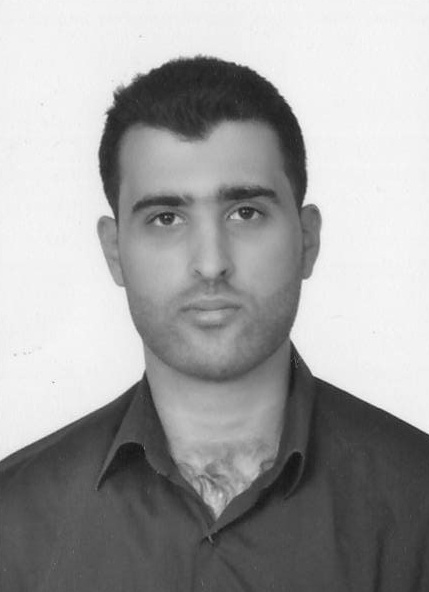
#> input picture hw3/mypicture.jpg, 429 x 592 px
$ python hw3.py
#> lines starting #> are read from the running program, lines starting #| are printed output that depends on the picture
import cv2
import numpy as np
from math import log,e,exp,pow


def showimg(img):
    cv2.namedWindow("test", cv2.WINDOW_NORMAL)
    img = np.array(img,dtype=float)/float(255)
    cv2.imshow('test',img)
    cv2.resizeWindow('test',600,600)
    cv2.waitKey(0)

def readimg(name):
#> called with name = 'mypicture.jpg'
    return cv2.imread(name,0)
#> returned value is the input picture: shape (592, 429); min 17, max 251, mean 161.9
mypic = readimg('mypicture.jpg')

def NoiseImage(img):
    my_nois = np.reshape(np.random.randint(5,20,img.shape[0]*img.shape[1]),(img.shape[0],img.shape[1]))
    return Fiximage(img+my_nois)

def Fiximage (img):
    img[img>255]=255
    img[img<0]=0
    return img


def distance(u,v):
    return np.sqrt(pow(float(u),2)+pow(float(v),2))

def ILPF(img,d0):
#> called with d0 = 50
    imginFD = np.fft.fft2(img)
    for i in range(imginFD.shape[0]):
        for j in range(imginFD.shape[1]):
            imginFD[i,j]*=distance(i,j)<=d0

    return  np.array(np.fft.ifft2(imginFD),dtype=int)
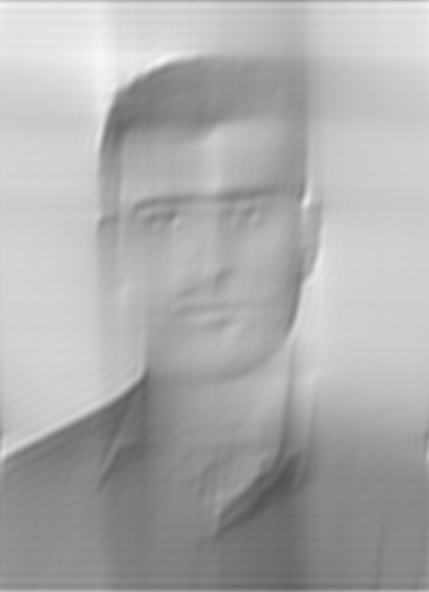
#> returned value: shape (592, 429) int64; min 84, max 247, mean 172.8

def IHPF(img,d0):
#> called with d0 = 50
    imginFD = np.fft.fft2(img)
    for i in range(imginFD.shape[0]):
        for j in range(imginFD.shape[1]):
            imginFD[i,j]*=distance(i,j)>=d0

    return  np.array(np.fft.ifft2(imginFD),dtype=int)
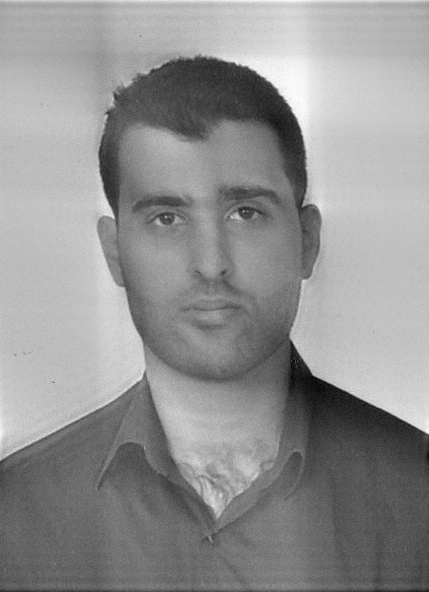
#> returned value: shape (592, 429) int64; min -147, max 109, mean 0; drawn with min black and max white

def GHPF(img,d0):
    imginFD = np.fft.fft2(img)
    imginFD= np.array(imginFD,dtype=complex)
    for i in range(imginFD.shape[0]):
        for j in range(imginFD.shape[1]):
            imginFD[i,j]*=1-exp(-pow(distance(i,j),2)/2*d0)

    return  np.array(np.fft.ifft2(imginFD),dtype=int)


noisedimage = NoiseImage(mypic)
cv2.imwrite('mypic_noised.jpg',noisedimage)
noisedimage = readimg('mypic_noised.jpg')
cv2.imwrite('mypic_ILPF.jpg',ILPF(noisedimage,50))
cv2.imwrite('mypic_IHPF.jpg',IHPF(noisedimage,50))
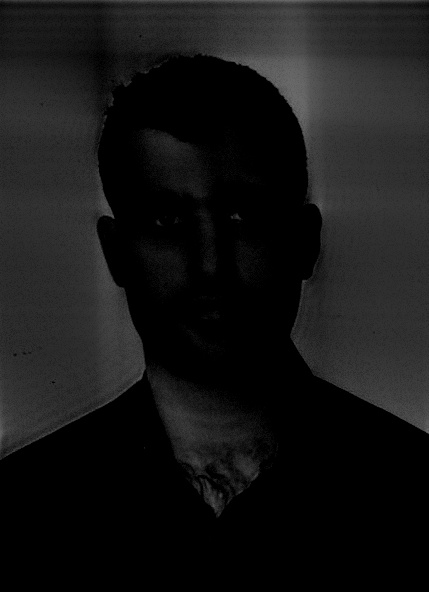
#> saved as mypic_IHPF.jpg: shape (592, 429); min 0, max 109, mean 22.1
cv2.imwrite('mypic_GHPF.jpg',GHPF(noisedimage,50))
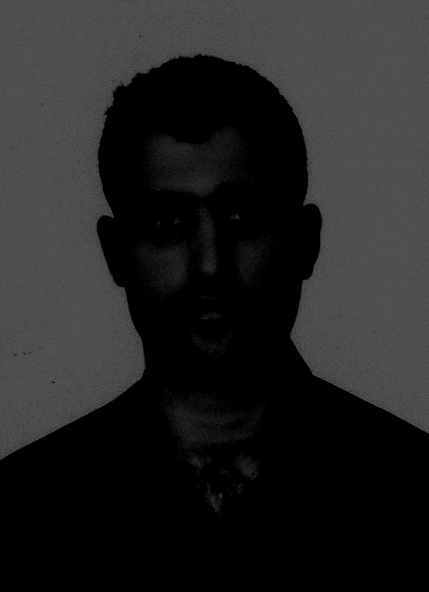
#> saved as mypic_GHPF.jpg: shape (592, 429); min 0, max 81, mean 35.4
cv2.imwrite('mypic_GLPF.jpg',cv2.GaussianBlur(noisedimage,(5,5),20))

$ run again, with hw3/bwlpf.png saved as hw3/mypicture.jpg
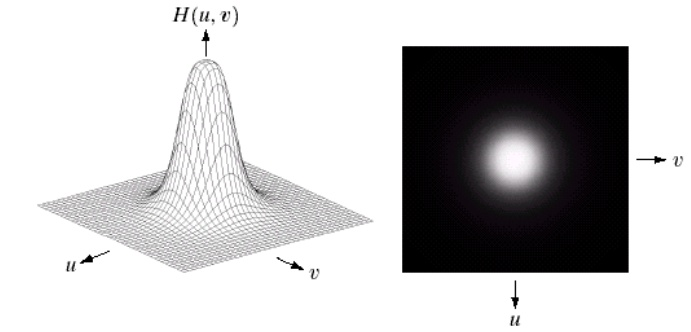
#> input picture hw3/bwlpf.png, 691 x 332 px
#> `cv2.imwrite('mypic_GHPF.jpg',GHPF(noisedimage,50))`:
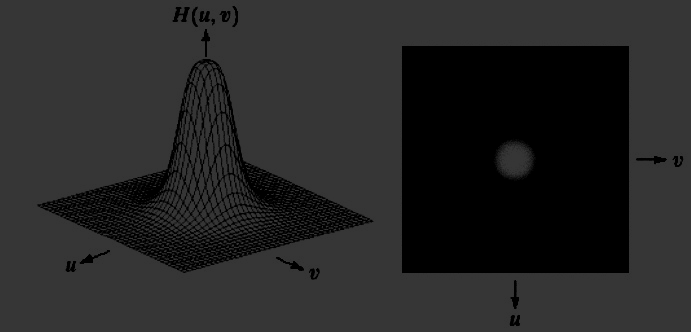
#> saved as mypic_GHPF.jpg: shape (332, 691); min 0, max 54, mean 38.5
#> `cv2.imwrite('mypic_GLPF.jpg',cv2.GaussianBlur(noisedimage,(5,5),20))`:
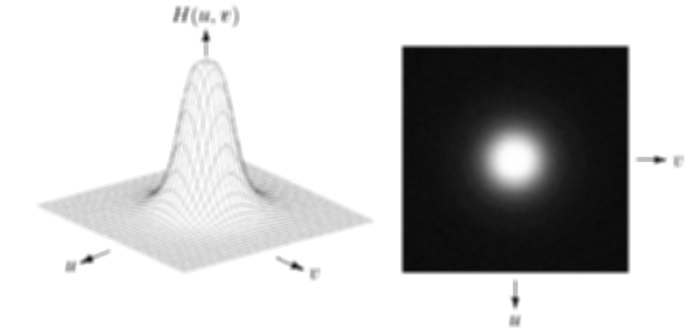
#> saved as mypic_GLPF.jpg: shape (332, 691); min 9, max 255, mean 200.4

$ run again, with hw3/ihpfexample.png saved as hw3/mypicture.jpg
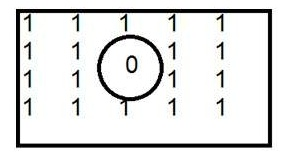
#> input picture hw3/ihpfexample.png, 291 x 157 px
#> in Fiximage, `img[img>255]=255`:
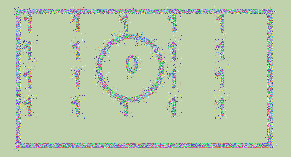
#> img: shape (157, 291) int64; 250 distinct labels, from 5 to 255; one colour per label, 0 black
#> `cv2.imwrite('mypic_GLPF.jpg',cv2.GaussianBlur(noisedimage,(5,5),20))`:
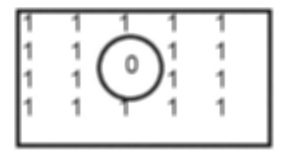
#> saved as mypic_GLPF.jpg: shape (157, 291); min 26, max 255, mean 229.9
